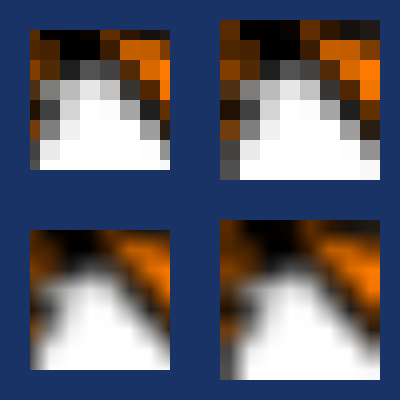

The script that drew this image:
#!/usr/bin/env python

# Test the Border variable on vtkImageSliceMapper with beach.tif.

import vtkmodules.vtkInteractionStyle  # noqa: F401
import vtkmodules.vtkRenderingOpenGL2  # noqa: F401

import os

from vtkmodules.vtkIOImage import vtkTIFFReader
from vtkmodules.vtkInteractionStyle import vtkInteractorStyleImage
from vtkmodules.vtkRenderingCore import (
    vtkImageSlice,
    vtkImageSliceMapper,
    vtkRenderWindow,
    vtkRenderWindowInteractor,
    vtkRenderer,
)

data_dir = os.environ.get("VPE_DATA_DIR", os.path.dirname(os.path.abspath(__file__)))

# Read beach image
reader = vtkTIFFReader()
reader.SetFileName(os.path.join(data_dir, "beach.tif"))

# Viewport 0: no border, linear interpolation
image_mapper_0 = vtkImageSliceMapper()
image_mapper_0.SetInputConnection(reader.GetOutputPort())
image_mapper_0.CroppingOn()
image_mapper_0.SetCroppingRegion(100, 107, 100, 107, 0, 0)

image_0 = vtkImageSlice()
image_0.SetMapper(image_mapper_0)
image_0.GetProperty().SetColorWindow(255.0)
image_0.GetProperty().SetColorLevel(127.5)

# Viewport 1: border on, linear interpolation
image_mapper_1 = vtkImageSliceMapper()
image_mapper_1.SetInputConnection(reader.GetOutputPort())
image_mapper_1.CroppingOn()
image_mapper_1.SetCroppingRegion(100, 107, 100, 107, 0, 0)
image_mapper_1.BorderOn()

image_1 = vtkImageSlice()
image_1.SetMapper(image_mapper_1)
image_1.GetProperty().SetColorWindow(255.0)
image_1.GetProperty().SetColorLevel(127.5)

# Viewport 2: no border, nearest interpolation
image_mapper_2 = vtkImageSliceMapper()
image_mapper_2.SetInputConnection(reader.GetOutputPort())
image_mapper_2.CroppingOn()
image_mapper_2.SetCroppingRegion(100, 107, 100, 107, 0, 0)

image_2 = vtkImageSlice()
image_2.SetMapper(image_mapper_2)
image_2.GetProperty().SetColorWindow(255.0)
image_2.GetProperty().SetColorLevel(127.5)
image_2.GetProperty().SetInterpolationTypeToNearest()

# Viewport 3: border on, nearest interpolation
image_mapper_3 = vtkImageSliceMapper()
image_mapper_3.SetInputConnection(reader.GetOutputPort())
image_mapper_3.CroppingOn()
image_mapper_3.SetCroppingRegion(100, 107, 100, 107, 0, 0)
image_mapper_3.BorderOn()

image_3 = vtkImageSlice()
image_3.SetMapper(image_mapper_3)
image_3.GetProperty().SetColorWindow(255.0)
image_3.GetProperty().SetColorLevel(127.5)
image_3.GetProperty().SetInterpolationTypeToNearest()

# Renderers
renderer_0 = vtkRenderer()
renderer_0.SetBackground(0.1, 0.2, 0.4)
renderer_0.SetViewport(0.0, 0.0, 0.5, 0.5)
renderer_0.AddViewProp(image_0)

renderer_1 = vtkRenderer()
renderer_1.SetBackground(0.1, 0.2, 0.4)
renderer_1.SetViewport(0.5, 0.0, 1.0, 0.5)
renderer_1.AddViewProp(image_1)

renderer_2 = vtkRenderer()
renderer_2.SetBackground(0.1, 0.2, 0.4)
renderer_2.SetViewport(0.0, 0.5, 0.5, 1.0)
renderer_2.AddViewProp(image_2)

renderer_3 = vtkRenderer()
renderer_3.SetBackground(0.1, 0.2, 0.4)
renderer_3.SetViewport(0.5, 0.5, 1.0, 1.0)
renderer_3.AddViewProp(image_3)

# Render window
render_window = vtkRenderWindow()
render_window.SetSize(400, 400)
render_window.AddRenderer(renderer_0)
render_window.AddRenderer(renderer_1)
render_window.AddRenderer(renderer_2)
render_window.AddRenderer(renderer_3)
render_window.SetWindowName("slice mapper border")

# Scene
bounds_0 = image_mapper_0.GetBounds()
point_0 = [0.5 * (bounds_0[0] + bounds_0[1]), 0.5 * (bounds_0[2] + bounds_0[3]), 0.5 * (bounds_0[4] + bounds_0[5])]
camera_0 = renderer_0.GetActiveCamera()
camera_0.SetFocalPoint(point_0)
point_0[image_mapper_0.GetOrientation()] += 500.0
camera_0.SetPosition(point_0)
camera_0.ParallelProjectionOn()
camera_0.SetParallelScale(5.0)

bounds_1 = image_mapper_1.GetBounds()
point_1 = [0.5 * (bounds_1[0] + bounds_1[1]), 0.5 * (bounds_1[2] + bounds_1[3]), 0.5 * (bounds_1[4] + bounds_1[5])]
camera_1 = renderer_1.GetActiveCamera()
camera_1.SetFocalPoint(point_1)
point_1[image_mapper_1.GetOrientation()] += 500.0
camera_1.SetPosition(point_1)
camera_1.ParallelProjectionOn()
camera_1.SetParallelScale(5.0)

bounds_2 = image_mapper_2.GetBounds()
point_2 = [0.5 * (bounds_2[0] + bounds_2[1]), 0.5 * (bounds_2[2] + bounds_2[3]), 0.5 * (bounds_2[4] + bounds_2[5])]
camera_2 = renderer_2.GetActiveCamera()
camera_2.SetFocalPoint(point_2)
point_2[image_mapper_2.GetOrientation()] += 500.0
camera_2.SetPosition(point_2)
camera_2.ParallelProjectionOn()
camera_2.SetParallelScale(5.0)

bounds_3 = image_mapper_3.GetBounds()
point_3 = [0.5 * (bounds_3[0] + bounds_3[1]), 0.5 * (bounds_3[2] + bounds_3[3]), 0.5 * (bounds_3[4] + bounds_3[5])]
camera_3 = renderer_3.GetActiveCamera()
camera_3.SetFocalPoint(point_3)
point_3[image_mapper_3.GetOrientation()] += 500.0
camera_3.SetPosition(point_3)
camera_3.ParallelProjectionOn()
camera_3.SetParallelScale(5.0)

# Interactor
style = vtkInteractorStyleImage()
interactor = vtkRenderWindowInteractor()
interactor.SetRenderWindow(render_window)
interactor.SetInteractorStyle(style)

interactor.Initialize()
interactor.Start()
